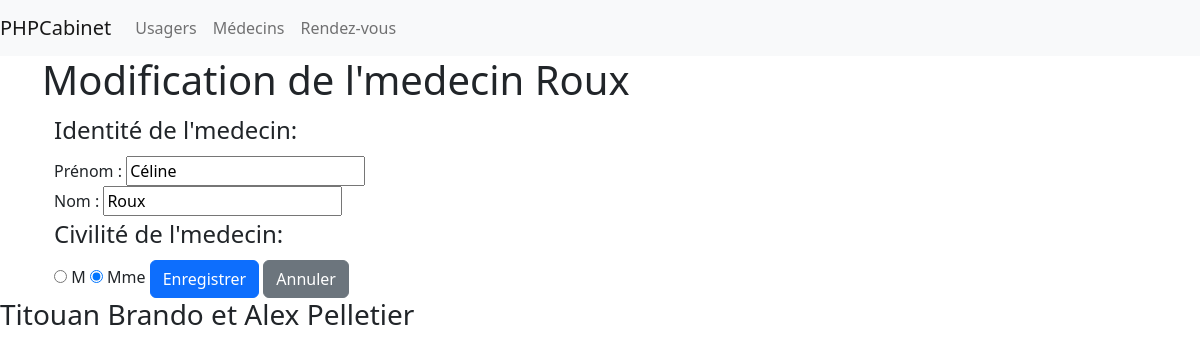
The page /index.php?action=modifMedecin&id=3 on the database its author committed.
### tables this page shows
CREATE TABLE Personne (
  idPersonne int NOT NULL AUTO_INCREMENT,
  fonction CHAR(1) NOT NULL,
  nomPersonne VARCHAR(25) NOT NULL,
	prenomPersonne VARCHAR(25)NOT NULL,
  civilite CHAR(1)NOT NULL,
  Adresse VARCHAR(50) NULL,
  code_postal CHAR(5) NULL,
  ville VARCHAR(25) NULL,
  numero_securite CHAR(15) NULL,
  idMedecin INT NULL,
  date_naissance DATE NULL,
  lieu_de_naissance VARCHAR(50) NULL,
	PRIMARY KEY(idPersonne),
  FOREIGN KEY(idMedecin) REFERENCES Personne(idPersonne)
);

### controlleur/medecins.php (called while the page is built, shortened)
<?php
require_once(__DIR__.'/../dao/DaoPersonne.php');
require_once(__DIR__.'/../modele/Medecin.php');
require_once(__DIR__.'/../modele/Personne.php');
class ControlleurMedecin {static function isMedecin($id) {
  $dao = new DAOPersonne(Connexion::getInstance());
  $medecin = $dao->getById($id);
  return $medecin instanceof Medecin;
}
static function modif($id) {
  $dao = new DAOPersonne(Connexion::getInstance());
  $medecin = $dao->getById($id);
  $nom = $medecin->getPersonne()->getNom();
  $prenom = $medecin->getPersonne()->getPrenom();
  $isHomme = $medecin->getPersonne()->getCivilite() == Civilite::H;
  require(__DIR__.'/../vue/modifMedecin.php');
}
}

### dao/DaoPersonne.php (called while the page is built, shortened)
<?php
require_once(__DIR__.'/../modele/Personne.php');
require_once(__DIR__.'/../modele/Medecin.php');
require_once(__DIR__.'/../modele/Civilite.php');
class DaoPersonne implements Dao {
    private Connexion $connexion;
    public function __construct(Connexion $c) {
        $this->connexion=$c;
    }
function getById($cle) {
    $pdo = $this->connexion->getPDO();
    $getById = $pdo->query("SELECT * FROM Personne WHERE idPersonne = $cle");
    $sortie = $getById->fetch(PDO::FETCH_ASSOC);
    $personne = null;
    if ($sortie != false) {
      if ($sortie['fonction']==Fonction::M->name) {
          $personne = new Medecin(new Personne($sortie['nomPersonne'],$sortie['prenomPersonne'],Civilite::valueOf($sortie['civilite'])));
          $personne->getPersonne()->setIdPersonne($sortie['idPersonne']);
      }
    }
    return $personne;
}
}
?>

### modele/Civilite.php (called while the page is built, shortened)
<?php
enum Civilite {
    public static function valueOf(string $nom) :Civilite {
        if($nom == Civilite::H->name) {
            return Civilite::H;
        }else {
            return Civilite::F;
        }
    }
}
?>

### modele/Medecin.php (called while the page is built, shortened)
<?php
class Medecin {
    private Personne $personne;
    public function __construct(Personne $personne) {
        if (!empty($personne)) {
            $this->personne = $personne;
        } else {
            throw new ErrorException("Champ invalide");
        }
    }
	public function getPersonne(): Personne {
		return $this->personne;
	}
}
?>

### modele/Personne.php (called while the page is built, shortened)
<?php
class Personne {
    private String $nom;
    private String $prenom;
    private Civilite $civilite;
    public function __construct(String $nom, String $prenom, Civilite $civilite) {
        if (!empty($nom)||!empty($prenom)||!empty($civilite)) {
            $this->nom=$nom;
            $this->prenom=$prenom;
            $this->civilite=$civilite;
        } else {
            throw new ErrorException("Champ vide");
        }
    }
	public function setIdPersonne(?int $idPersonne): self {
		return $this;
	}
	public function getNom(): string {
		return $this->nom;
	}
	public function getPrenom(): string {
		return $this->prenom;
	}
	public function getCivilite(): Civilite {
		return $this->civilite;
	}
}
?>

### vue/modifMedecin.php (the view, shortened to what this page needs)
<?php $titre = 'Modification '.$nom;
require_once(__DIR__.'/head.php'); ?>
<body>
  <?php
    require('header.php');
  ?>
  <div class="container">
    <h1>Modification de l'medecin <?=$nom?></h1>
    <div class="container">
      <form action="/index.php?action=updateMedecin" method="post">
        <input-field>
        <legend>Identité de l'medecin:</legend>
          <div class="form-group">
            <label for="prenom">Prénom : <input type="text" name="prenom" id="prenom" value="<?= $prenom?>"></label>
          </div>
          <div class="form-group">
            <label for="nom">Nom : <input type="text" name="nom" id="nom" value="<?= $nom?>"></label>
          </div>
          </input-field>
        <input-field class="form-group">
          <legend>Civilité de l'medecin: </legend>
            <input type="radio" name="civilite" id="civiliteM" value="M" <?= $isHomme? 'checked="checked"':''?>>
          <label for="civiliteM">
            M
          </label>
            <input type="radio" name="civilite" id="civiliteMme" value="Mme" <?= $isHomme? '':'checked="checked"'?>>
          <label for="civiliteMme">
            Mme
          </label>
        </input-field>
        <input class="btn btn-primary" type="submit" value="Enregistrer">
        <a href="/index.php?action=detailMedecin&id=<?= $id?>" class="btn btn-secondary">Annuler</a>
      </form>
    </div>
  </div>
</body>
</html>

### rows shown on the page
personne: nomPersonne "Roux", prenom "Céline", nom "Roux"
